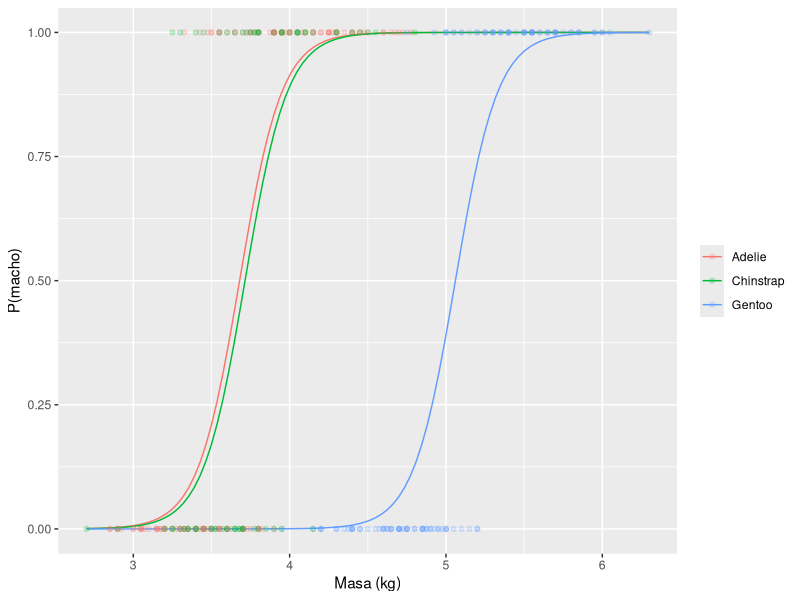
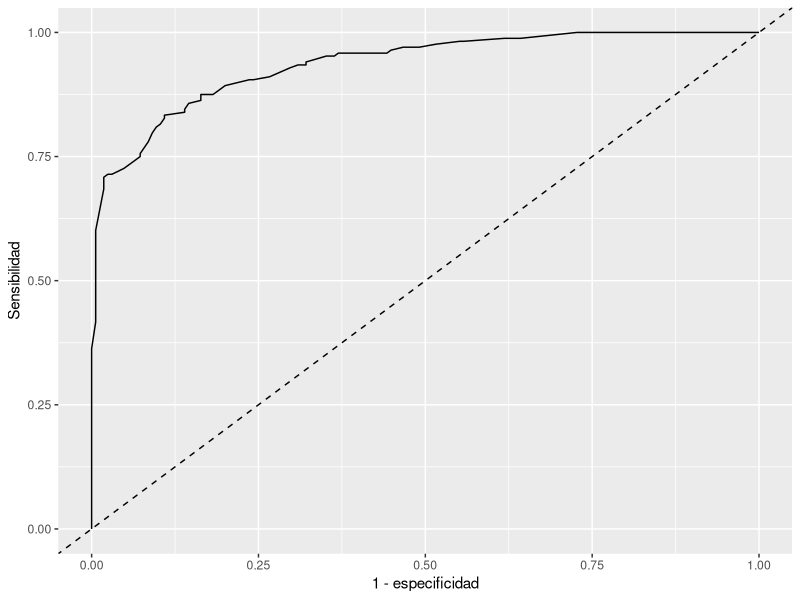

These figures' R source, in order:
## ---- chunk 1
library(tidyverse)
library(palmerpenguins)
library(MASS, exclude = "select")
set.seed(2026)
## ---- chunk 2
pingu <- penguins |>
  drop_na() |>
  mutate(macho = as.numeric(sex == "male"), masa_kg = body_mass_g / 1000)

m <- glm(macho ~ masa_kg + species, family = binomial, data = pingu)
summary(m)
## ---- chunk 3
exp(cbind(OR = coef(m), confint(m)))
## ---- chunk 4
#| label: fig-logistica
#| fig-cap: "Probabilidad estimada de que un pingüino sea macho según su masa y especie."
malla <- expand_grid(masa_kg = seq(2.7, 6.3, length.out = 100),
                     species = factor(levels(pingu$species), levels = levels(pingu$species)))
malla$prob <- predict(m, malla, type = "response")

ggplot(malla, aes(masa_kg, prob, color = species)) +
  geom_line() +
  geom_point(aes(y = macho), data = pingu, alpha = 0.2) +
  labs(x = "Masa (kg)", y = "P(macho)", color = NULL)
## ---- chunk 5
X <- model.matrix(~ masa_kg + species, data = pingu)
y <- pingu$macho
beta <- rep(0, ncol(X))

for (iter in 1:25) {
  p <- plogis(X %*% beta)
  W <- as.numeric(p * (1 - p))
  paso <- solve(t(X) %*% (W * X), t(X) %*% (y - p))
  beta <- beta + paso
  if (max(abs(paso)) < 1e-10) break
}
iter
cbind(IRLS = drop(beta), glm = coef(m))
## ---- chunk 6
m0 <- glm(macho ~ 1, family = binomial, data = pingu)
anova(m0, m, test = "Chisq")
c(AIC_nulo = AIC(m0), AIC_modelo = AIC(m))
1 - as.numeric(logLik(m) / logLik(m0))      # pseudo-R2 de McFadden
## ---- chunk 7
prob <- predict(m, type = "response")
clase <- as.numeric(prob >= 0.5)
conf <- table(real = pingu$macho, predicho = clase)
conf

c(exactitud    = sum(diag(conf)) / sum(conf),
  sensibilidad = conf["1", "1"] / sum(conf["1", ]),     # verdaderos positivos / positivos
  especificidad = conf["0", "0"] / sum(conf["0", ]))    # verdaderos negativos / negativos
## ---- chunk 8
auc <- function(y, score) {
  r <- rank(score); n1 <- sum(y == 1); n0 <- sum(y == 0)
  (sum(r[y == 1]) - n1 * (n1 + 1) / 2) / (n1 * n0)
}

roc <- map_dfr(seq(0, 1, by = 0.01), function(corte) {
  pred <- prob >= corte
  tibble(corte, tpr = mean(pred[pingu$macho == 1]), fpr = mean(pred[pingu$macho == 0]))
})
auc(pingu$macho, prob)
## ---- chunk 9
#| label: fig-roc
#| fig-cap: "Curva ROC del modelo logístico."
ggplot(roc, aes(fpr, tpr)) +
  geom_path() +
  geom_abline(linetype = "dashed") +
  labs(x = "1 - especificidad", y = "Sensibilidad")
## ---- chunk 10
idx <- sample(nrow(pingu), round(0.7 * nrow(pingu)))
entrenamiento <- pingu[idx, ]; prueba <- pingu[-idx, ]
m_ent <- glm(macho ~ masa_kg + species, family = binomial, data = entrenamiento)

c(AUC_entrenamiento = auc(entrenamiento$macho, predict(m_ent, type = "response")),
  AUC_prueba = auc(prueba$macho, predict(m_ent, prueba, type = "response")))
## ---- chunk 11
mp <- glm(breaks ~ wool + tension, family = poisson, data = warpbreaks)
summary(mp)
exp(cbind(RR = coef(mp), confint(mp)))
## ---- chunk 12
deviance(mp) / df.residual(mp)
c(media = mean(warpbreaks$breaks), varianza = var(warpbreaks$breaks))
## ---- chunk 13
mq <- glm(breaks ~ wool + tension, family = quasipoisson, data = warpbreaks)
mnb <- glm.nb(breaks ~ wool + tension, data = warpbreaks)

rbind(poisson = coef(summary(mp))[, "Std. Error"],
      quasi = coef(summary(mq))[, "Std. Error"],
      binom_neg = coef(summary(mnb))[, "Std. Error"])
AIC(mp, mnb)
